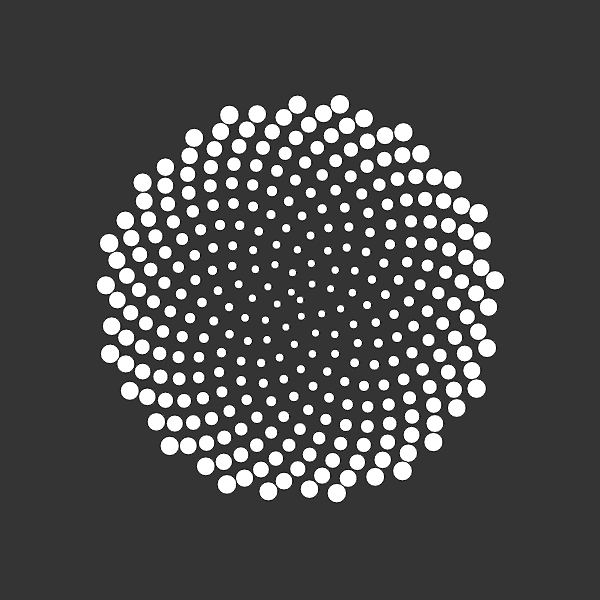
Frame 1 (no input)
Frame 60 (no input): identical to frame 1, image omitted
Frame 120 (the mouse pressed at the canvas centre since frame 60): identical to frame 1, image omitted

The p5.js sketch that drew this single still picture (run headless with seeded random() and noise() and a simulated clock; from frame 60 on, the mouse is pressed at the canvas centre):

// p5.js sketch
// ── sketch.js

var npts = 300
var rmax = 200
var gratio = 1.61803398875 

var slider

function setup(){
    createCanvas(600,600);
    background(52);
    //frameRate(1)

    slider = createSlider(1, 2, gratio, 0.0001);
}

function draw(){
    background(52);
    translate(width/2,height/2);
    gratio = slider.value();

    for(let i = 0; i < npts; i++){
        let r = rmax * sqrt(i)/sqrt(npts);
        let a = gratio * i *  TWO_PI;

        let x = r * cos(a);
        let y = r * sin(a);

        let rad = 8 + 12 * i / npts;

        //fill(random(0,255), random(0,255), random(0,255)  )
        ellipse(x,y,rad);

    }
}


function mousePressed(){
   // noLoop();
}
// ── notes.js
var rmax = 200;
var gratio = 1.6180339
var npts = 400;

var slider


function setup() {
  createCanvas(600, 600);
  background(51);

  fill(230);
  noStroke();

  slider = createSlider(1, 2, 1.6180339, 0.0001);
}

function draw() {
  background(51);
  translate(width / 2, height / 2);
  gratio = slider.value();

  for (let n = 0; n < npts; n++) {

    let a = n * gratio * 2 * PI;
    let r = rmax * sqrt(n) / sqrt(npts);

    let x = r * cos(a);
    let y = r * sin(a);
    let rad = 10 - 5 * n / npts;
    ellipse(x, y, rad);

  }
}
